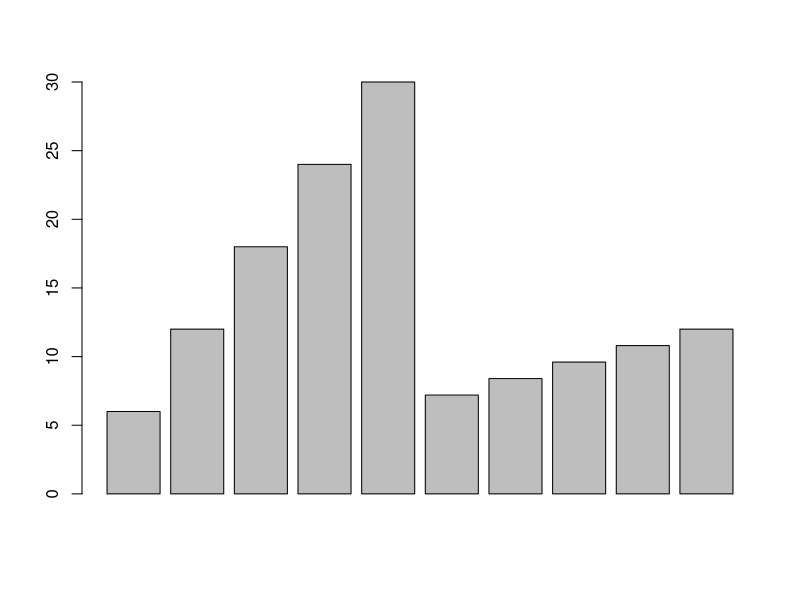
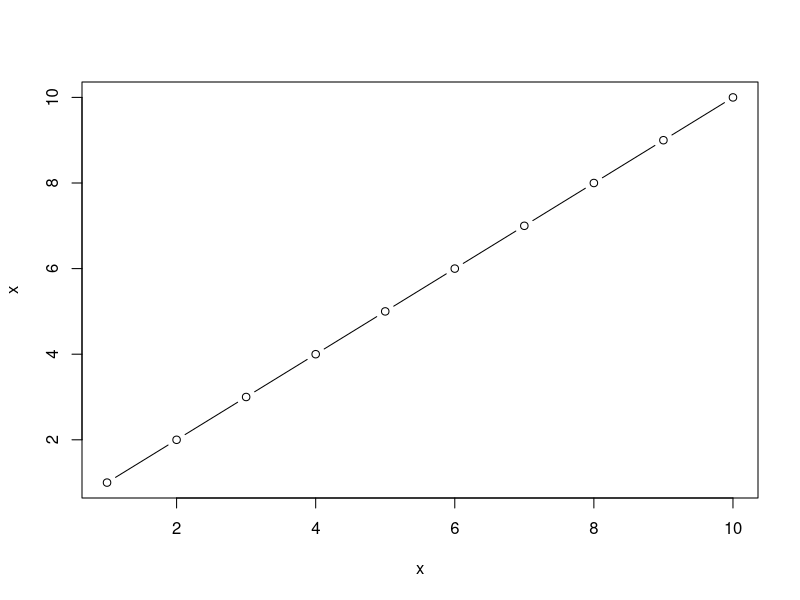
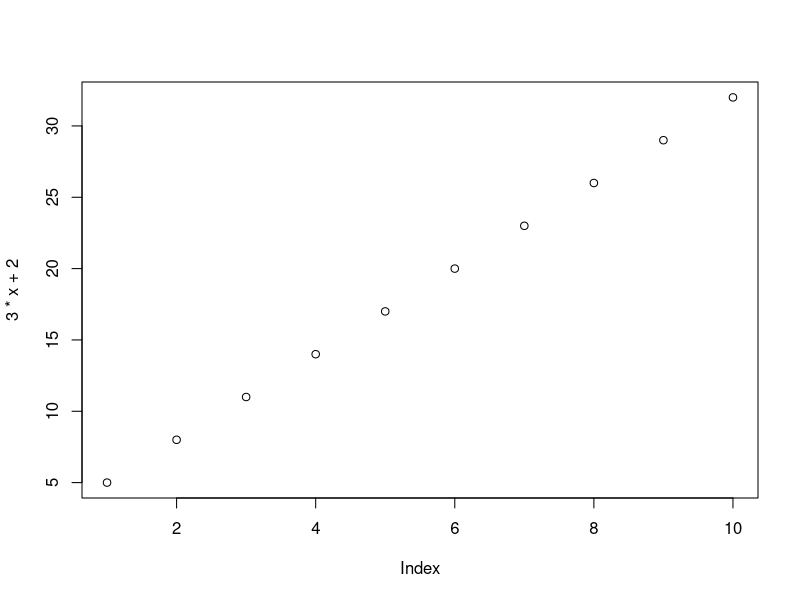
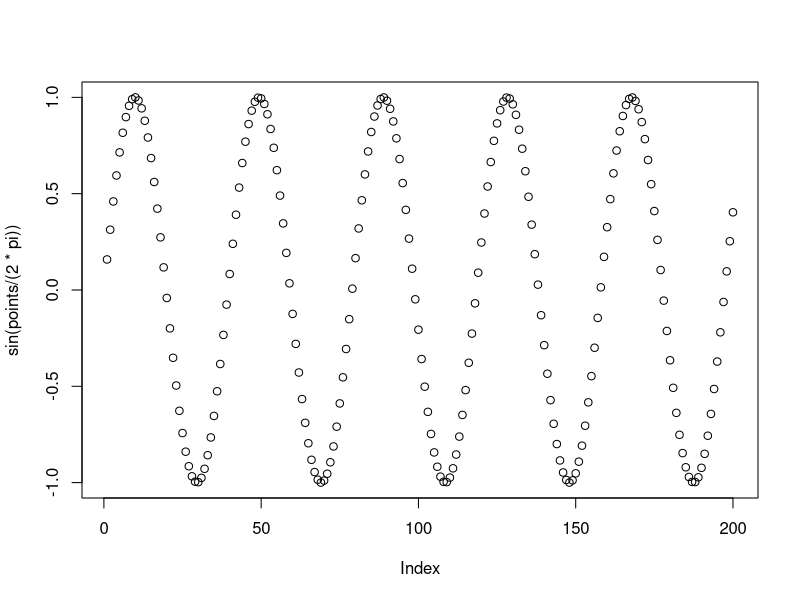
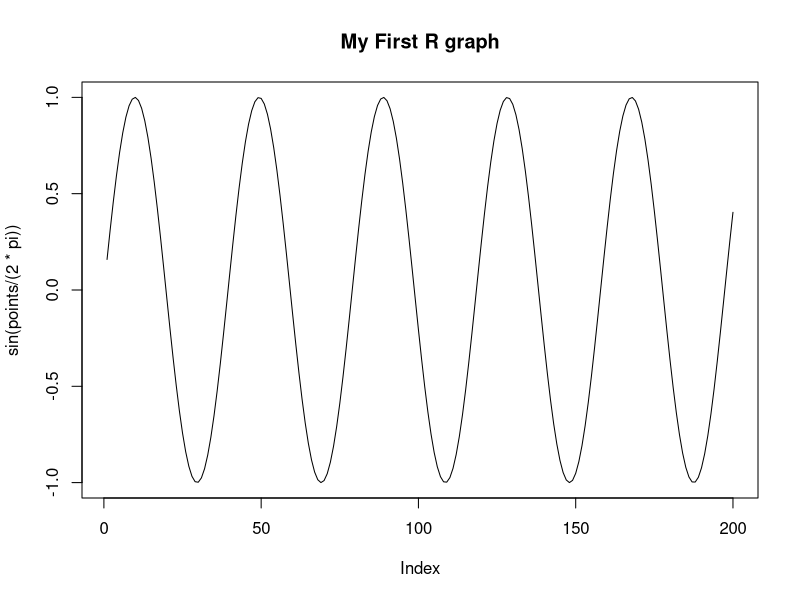
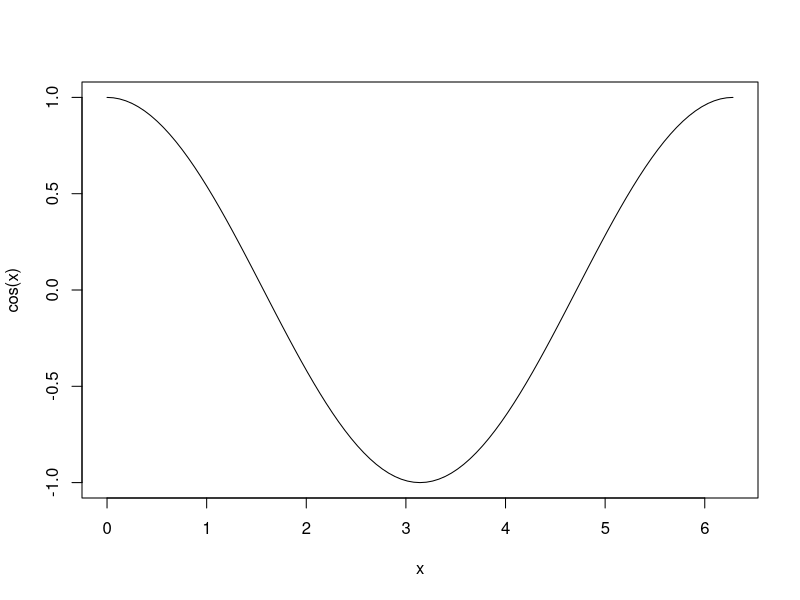

Write R code to recreate these figures, in order.
## ---- chunk 1
sum(3, 4)
## ---- chunk 2
prod(4, 5) == 21
## ---- chunk 3
x <- 2
y <- 3.5
z <- 7
## ---- chunk 4
typeof(x)
typeof(y)
typeof(z)
## ---- chunk 5
prod(x,y,z)
## ---- chunk 6
prod(x,y,z) == 49
## ---- chunk 7
s <- "Alexander"
## ---- chunk 8
nchar(s)
## ---- chunk 9
x <- 1:10
## ---- chunk 10
length(x)
## ---- chunk 11
x <- x*1.2
## ---- chunk 12
x[1:5] <- x[1:5] * 5
## ---- chunk 13
barplot(x)
## ---- chunk 14
x <- 1:10
## ---- chunk 15
plot(x,x,type= "b")
## ---- chunk 16
plot(3*x+2)
## ---- chunk 17
points <- 1:200
plot(sin(points / (2 * pi))) # this one is probably wrong
## ---- chunk 18
plot(sin(points / (2 * pi)), type="l", main="My First R graph")
## ---- chunk 19
curve(cos(x), from = 0, to=2*pi)
